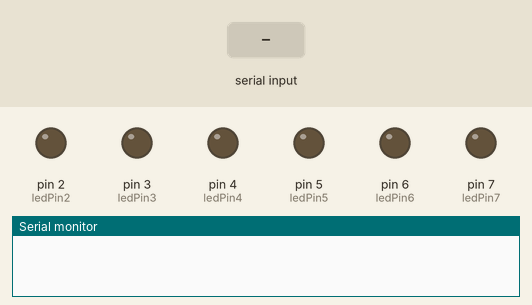
Recording of a sketch running on a simulated Arduino Uno, built with avr-gcc and run on an emulated ATmega328P. Shown: output pins drawn as LEDs (lit = HIGH), the last lines printed to the serial monitor. The inputs (shaded band) are chosen by the test bench. Pins used as bus, display or sensor lines are not drawn.

Above: at 1.2 s.
1.3 s: "30,150,10\n" received over Serial
At 3.1 s:
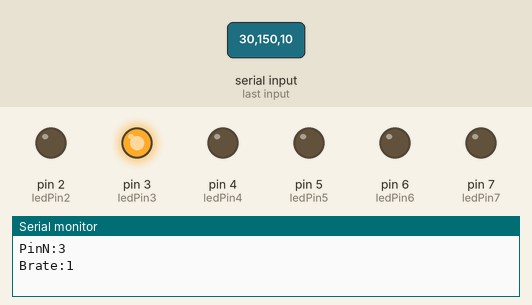
Timing chart, 0 to 4.8 s (numbered marks = the images above; inputs shaded):
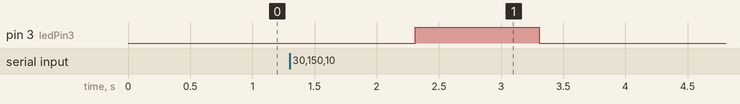

Measured:
- after the input at 1.3 s, pin 3 (ledPin3): LOW → HIGH after 1.0 s, → LOW 1.0 s later

The sketch:

sketch_jun25a.ino
```cpp
const int ledPin1 = 1; // the pin that the LED is attached to
const int ledPin2 = 2;
const int ledPin3 = 3;
const int ledPin4 = 4;
const int ledPin5 = 5;
const int ledPin6 = 6;
const int ledPin7 = 7;

int pin, blinkTime;
String a;

void setup() {
  // initialize serial communication:
  Serial.begin(9600);
  // initialize the LED pin as an output:
  pinMode(ledPin1, OUTPUT);
   pinMode(ledPin2, OUTPUT);
    pinMode(ledPin3, OUTPUT);
   pinMode(ledPin4, OUTPUT);
   pinMode(ledPin5, OUTPUT);
   pinMode(ledPin6, OUTPUT);
   pinMode(ledPin7, OUTPUT);
}

void loop() {
  // see if there's incoming serial data:
  if (Serial.available() > 0) {

    // read the string from serial line
    a=Serial.readString();
    char Buf[50];
    a.toCharArray(Buf, 50);
    int i = 0;
    char* delims = { "_ ," };
    char *p = strtok (Buf, delims);
    char *array[50];
    int arrSize = sizeof( array ) / sizeof( int );


    while (p != NULL)
    {
        array[i++] = p;
        p = strtok (NULL, delims);
    }

    //for(int a=0;a<50;a++){Serial.println( array[a]);}

    int c=0;
    while( c < 15){
        //Serial.print( *array[c]);
        pin=*array[c]-'0';
        //Serial.print(":");
        blinkTime=*array[++c]-'0';
        //Serial.print(*array[c]);


        Serial.print("PinN:");
        Serial.println( pin);
        //c++;
        Serial.print("Brate:");

        Serial.println( blinkTime);

        digitalWrite(pin, HIGH);
        delay(blinkTime*1000);
        digitalWrite(pin, LOW);

//        c++;
//        if ( pin== 12) {
//            digitalWrite(ledPin1, HIGH);
//            delay(blinkTime*1000);
//    }
//    else if (pin == 13){
//            digitalWrite(ledPin2, HIGH);
//            delay(blinkTime*1000);
//    }
//    else if (pin == 14){
//            digitalWrite(ledPin3, HIGH);
//            delay(blinkTime*1000);
//    }
//    else if (pin == 15){
//            digitalWrite(ledPin4, HIGH);
//            delay(blinkTime*1000);
//    }
    }
}

}
```
